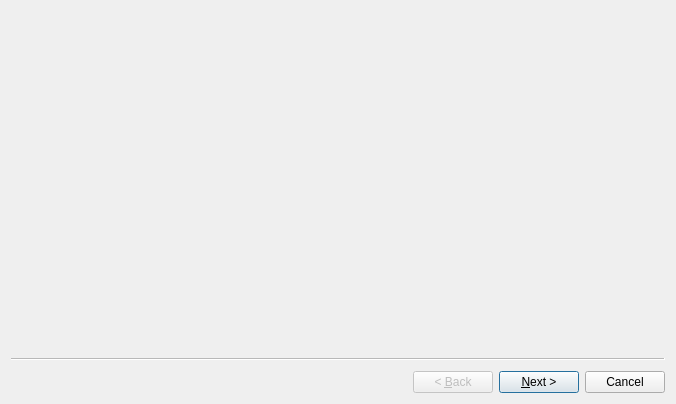
<?xml version="1.0" encoding="UTF-8"?>
<ui version="4.0">
 <class>WizardConfirmSmartContract</class>
 <widget class="QWizard" name="WizardConfirmSmartContract">
  <property name="geometry">
   <rect>
    <x>0</x>
    <y>0</y>
    <width>676</width>
    <height>404</height>
   </rect>
  </property>
  <property name="windowTitle">
   <string>Wizard</string>
  </property>
  <widget class="MTPageAcct_Nym" name="wizardPage1"/>
  <widget class="PageSmart_Party" name="wizardPage2"/>
 </widget>
 <customwidgets>
  <customwidget>
   <class>MTPageAcct_Nym</class>
   <extends>QWizardPage</extends>
   <header>gui/widgets/pageacct_nym.hpp</header>
   <container>1</container>
  </customwidget>
  <customwidget>
   <class>PageSmart_Party</class>
   <extends>QWizardPage</extends>
   <header>gui/widgets/pagesmart_party.hpp</header>
   <container>1</container>
  </customwidget>
 </customwidgets>
 <resources/>
 <connections/>
</ui>
